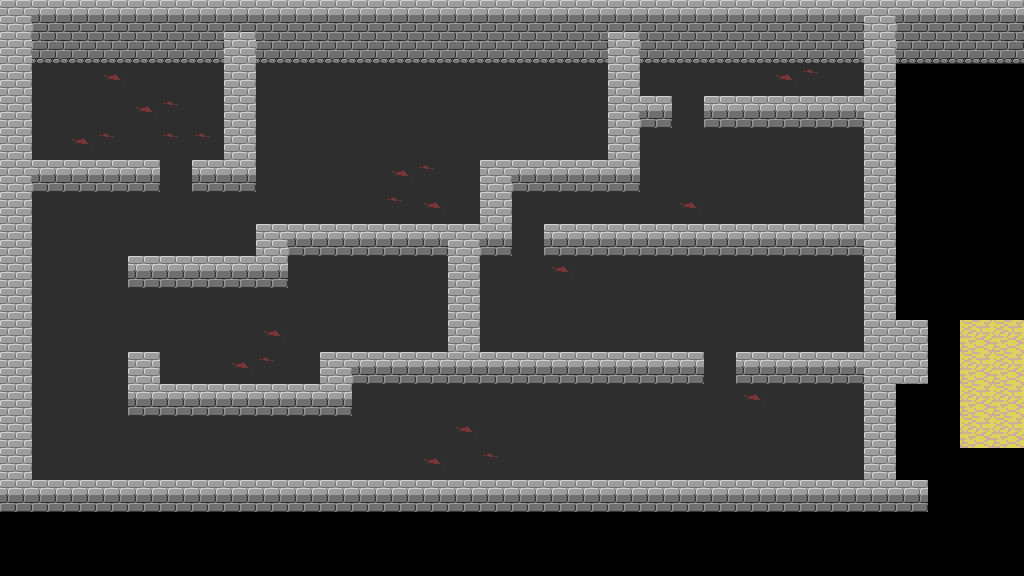

A 2D game scene composited from a Tiled map and its tileset images. What follows is a short description and the map's XML, with each tile layer's data collapsed to a summary:
An orthogonal 32x18 tile map with 32x32 px tiles, 4 tile layers (Background, Scenery, Walls, Roof), 2 tilesets and 35 objects (28x object, 4x player, 3x trigger).

<map version="1.0" orientation="orthogonal" width="32" height="18" tilewidth="32" tileheight="32">
 <tileset firstgid="1" name="world" tilewidth="32" tileheight="32">
  <image source="../website/assets/world.png" width="256" height="256" />
 </tileset>
 <tileset firstgid="65" name="objects" tilewidth="32" tileheight="32">
  <image source="../website/assets/objects.png" width="384" height="32" />
  <tile id="9">
   <properties>
    <property name="type" value="skeleton" />
   </properties>
  </tile>
 </tileset>
 <layer name="Background" width="32" height="18">
  <data>[576 cells, 460 non-empty, 6 distinct tile ids]</data>
 </layer>
 <layer name="Scenery" width="32" height="18">
  <data>[576 cells, 0 non-empty, 0 distinct tile ids]</data>
 </layer>
 <layer name="Walls" width="32" height="18">
  <data>[576 cells, 195 non-empty, 3 distinct tile ids]</data>
 </layer>
 <objectgroup name="Spawns" width="32" height="18">
  <object name="trigger" gid="32" x="35" y="62">
   <properties>
    <property name="caption" value="Skelingtons!" />
    <property name="duration" value="500" />
    <property name="event" value="start" />
    <property name="id" value="chat1" />
    <property name="input" value="disable" />
   </properties>
  </object>
  <object name="trigger" gid="32" x="94" y="67">
   <properties>
    <property name="dialogue" value="bones" />
    <property name="event" value="chat1" />
    <property name="id" value="play1" />
   </properties>
  </object>
  <object name="trigger" gid="32" x="154" y="65">
   <properties>
    <property name="event" value="play1" />
    <property name="hint" value="(escape together)" />
    <property name="input" value="enable" />
   </properties>
  </object>
  <object name="player" gid="69" x="37" y="320">
   <properties>
    <property name="id" value="1" />
   </properties>
  </object>
  <object name="player" gid="70" x="35" y="373">
   <properties>
    <property name="id" value="2" />
   </properties>
  </object>
  <object name="player" gid="71" x="38" y="272">
   <properties>
    <property name="id" value="3" />
   </properties>
  </object>
  <object name="player" gid="72" x="35" y="422">
   <properties>
    <property name="id" value="4" />
   </properties>
  </object>
  <object name="object" gid="28" x="399" y="108">
   <properties>
    <property name="type" value="boulder" />
   </properties>
  </object>
  <object name="object" gid="73" x="44" y="68">
   <properties>
    <property name="accepts" value="Dwarf" />
    <property name="count" value="4" />
    <property name="id" value="finish" />
    <property name="type" value="exit" />
   </properties>
  </object>
  <object name="object" gid="28" x="776" y="193">
   <properties>
    <property name="type" value="boulder" />
   </properties>
  </object>
  <object name="object" gid="28" x="488" y="129">
   <properties>
    <property name="type" value="boulder" />
   </properties>
  </object>
  <object name="object" gid="28" x="276" y="367">
   <properties>
    <property name="type" value="boulder" />
   </properties>
  </object>
  <object name="object" gid="28" x="270" y="140">
   <properties>
    <property name="type" value="boulder" />
   </properties>
  </object>
  <object name="object" gid="28" x="129" y="450">
   <properties>
    <property name="type" value="boulder" />
   </properties>
  </object>
  <object name="object" gid="28" x="591" y="340">
   <properties>
    <property name="type" value="boulder" />
   </properties>
  </object>
  <object name="object" gid="28" x="334" y="210">
   <properties>
    <property name="type" value="boulder" />
   </properties>
  </object>
  <object name="object" gid="28" x="629" y="309">
   <properties>
    <property name="type" value="boulder" />
   </properties>
  </object>
  <object name="object" gid="28" x="643" y="472">
   <properties>
    <property name="type" value="boulder" />
   </properties>
  </object>
  <object name="object" gid="28" x="320" y="457">
   <properties>
    <property name="type" value="boulder" />
   </properties>
  </object>
  <object name="object" gid="74" x="697" y="191">
   <properties>
    <property name="type" value="skeleton" />
   </properties>
  </object>
  <object name="object" gid="65" x="821" y="90">
   <properties>
    <property name="target" value="door4" />
    <property name="type" value="key" />
   </properties>
  </object>
  <object name="object" gid="75" x="571" y="98">
   <properties>
    <property name="action" value="momentary" />
    <property name="target" value="door1" />
    <property name="type" value="switch" />
   </properties>
  </object>
  <object name="object" gid="66" x="704" y="384">
   <properties>
    <property name="id" value="door1" />
    <property name="locked" value="y" />
    <property name="type" value="door" />
   </properties>
  </object>
  <object name="object" gid="66" x="512" y="256">
   <properties>
    <property name="id" value="door2" />
    <property name="locked" value="y" />
    <property name="type" value="door" />
   </properties>
  </object>
  <object name="object" gid="66" x="672" y="128">
   <properties>
    <property name="id" value="door3" />
    <property name="locked" value="y" />
    <property name="type" value="door" />
   </properties>
  </object>
  <object name="object" gid="66" x="160" y="192">
   <properties>
    <property name="id" value="door4" />
    <property name="locked" value="y" />
    <property name="type" value="door" />
   </properties>
  </object>
  <object name="object" gid="75" x="412" y="351">
   <properties>
    <property name="action" value="momentary" />
    <property name="target" value="door3" />
    <property name="type" value="switch" />
   </properties>
  </object>
  <object name="object" gid="75" x="355" y="418">
   <properties>
    <property name="action" value="momentary" />
    <property name="target" value="door2" />
    <property name="type" value="switch" />
   </properties>
  </object>
  <object name="object" gid="74" x="763" y="313">
   <properties>
    <property name="type" value="skeleton" />
   </properties>
  </object>
  <object name="object" gid="74" x="502" y="307">
   <properties>
    <property name="type" value="skeleton" />
   </properties>
  </object>
  <object name="object" gid="74" x="644" y="422">
   <properties>
    <property name="type" value="skeleton" />
   </properties>
  </object>
  <object name="object" gid="74" x="377" y="313">
   <properties>
    <property name="type" value="skeleton" />
   </properties>
  </object>
  <object name="object" gid="74" x="366" y="151">
   <properties>
    <property name="type" value="skeleton" />
   </properties>
  </object>
  <object name="object" gid="74" x="50" y="141">
   <properties>
    <property name="type" value="skeleton" />
   </properties>
  </object>
  <object name="object" gid="74" x="74" y="112">
   <properties>
    <property name="type" value="skeleton" />
   </properties>
  </object>
 </objectgroup>
 <layer name="Roof" width="32" height="18">
  <data>[576 cells, 0 non-empty, 0 distinct tile ids]</data>
 </layer>
</map>
